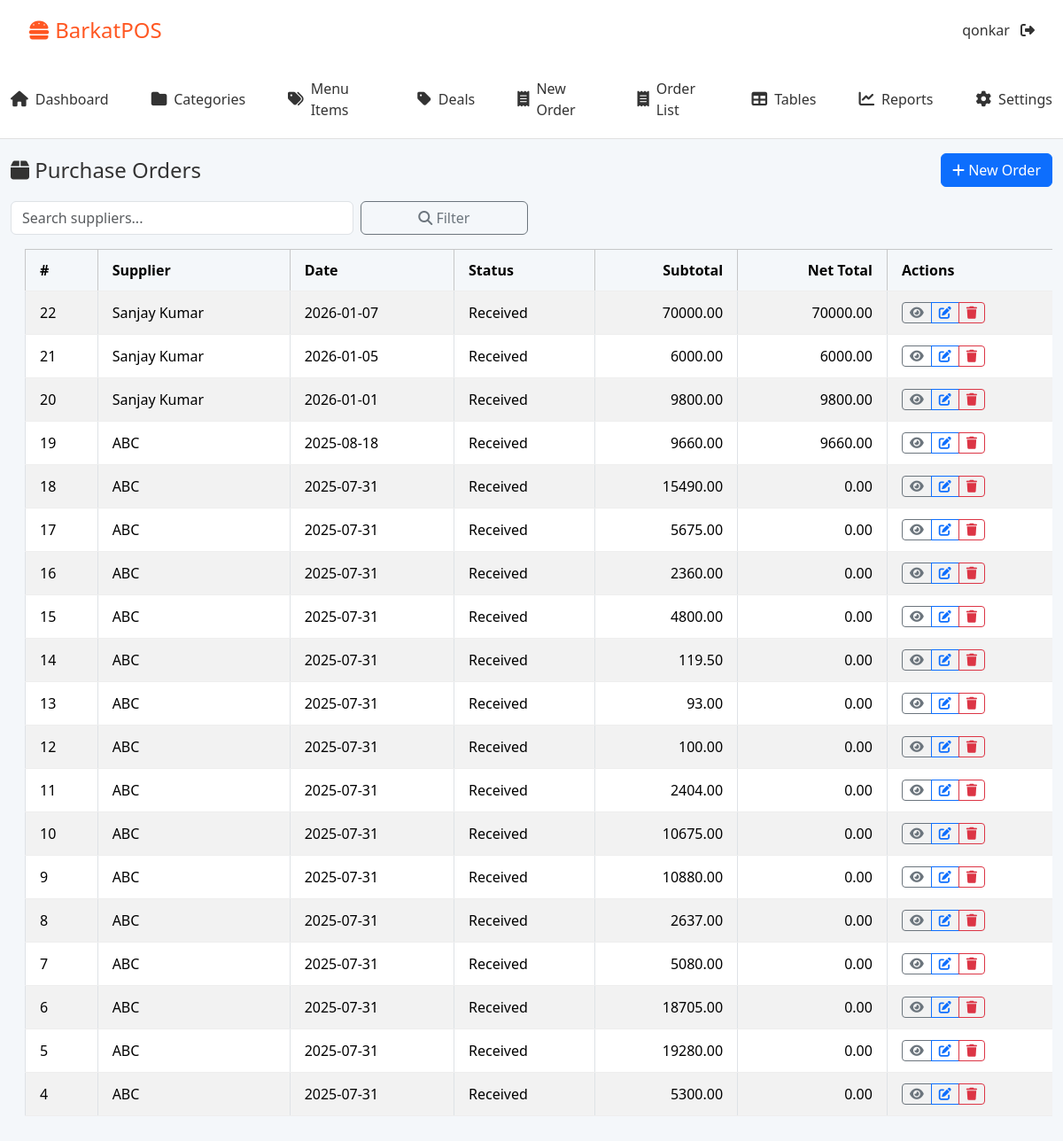
The app's page /purchase-orders/ (signed in) with its own data.
### core/models.py (models this page shows, shortened)
class User(AbstractUser):
    ROLE_CHOICES = [
        ('admin', 'Admin'),
        ('cashier', 'Cashier'),
        ('kitchen', 'Kitchen'),
    ]
    role = models.CharField(max_length=20, choices=ROLE_CHOICES, default='cashier')

class PurchaseOrder(models.Model):
    supplier   = models.ForeignKey(Supplier, on_delete=models.PROTECT, related_name="purchase_orders")
    created_by = models.ForeignKey(settings.AUTH_USER_MODEL, on_delete=models.PROTECT, related_name="purchase_orders")
    created_at = models.DateTimeField(auto_now_add=True)
    total_cost  = models.DecimalField(max_digits=12, decimal_places=2, default=0)  # treat as Subtotal (sum of lines)
    status      = models.CharField(max_length=20, choices=[('pending','Pending'), ('received','Received')], default='received')
    tax_percent       = models.DecimalField(max_digits=5, decimal_places=2, default=0)   # e.g. 5.00 (%)
    discount_percent  = models.DecimalField(max_digits=5, decimal_places=2, default=0)   # e.g. 10.00 (%)
    net_total         = models.DecimalField(max_digits=12, decimal_places=2, default=0)  # computed subtotal + tax - discount

class Supplier(models.Model):
    name = models.CharField(max_length=200, unique=True)
    contact_number = models.CharField(max_length=20, blank=True, null=True)
    email = models.EmailField(blank=True, null=True)
    address = models.TextField(blank=True, null=True)
    created_at = models.DateTimeField(auto_now_add=True)

### core/views.py (the view)
# urls.py: path('purchase-orders/', PurchaseOrderListView.as_view(), name='purchase_order_list'),
class PurchaseOrderListView(LoginRequiredMixin, ListView):
    model = PurchaseOrder
    template_name = 'purchase_orders/purchaseorder_list.html'
    context_object_name = 'orders'
    paginate_by = 20
    def get_queryset(self):
        qs = super().get_queryset().select_related('supplier','created_by').order_by('-created_at')
        q = self.request.GET.get('q')
        if q:
            qs = qs.filter(supplier__name__icontains=q)
        return qs

### core/templates/purchase_orders/purchaseorder_list.html (shortened to what this page needs)
{% extends 'base.html' %}
{% block content %}
<div class="container-fluid py-3">
  <div class="d-flex justify-content-between align-items-center mb-3">
    <h4 class="mb-0"><i class="fa fa-box"></i> Purchase Orders</h4>
    <a href="{% url 'purchase_order_create' %}" class="btn btn-primary"><i class="fa fa-plus"></i> New Order</a>
  </div>
  <form class="row g-2 mb-3">
    <div class="col-12 col-md-4">
      <input name="q" class="form-control" placeholder="Search suppliers..." value="{{ request.GET.q|default:'' }}">
    </div>
    <div class="col-12 col-md-2 d-grid">
      <button class="btn btn-outline-secondary"><i class="fa fa-search"></i> Filter</button>
    </div>
  </form>
  <div class="table-responsive">
    <table class="table table-bordered table-striped align-middle">
      <thead class="table-light">
        <tr>
          <th>#</th><th>Supplier</th><th>Date</th><th>Status</th>
          <th class="text-end">Subtotal</th>
          <th class="text-end">Net Total</th>
          <th>Actions</th>
        </tr>
      </thead>
      <tbody>
        {% for o in orders %}
        <tr>
          <td>{{ o.id }}</td>
          <td>{{ o.supplier.name }}</td>
          <td>{{ o.created_at|date:"Y-m-d" }}</td>
          <td>{{ o.get_status_display }}</td>
          <td class="text-end">{{ o.total_cost }}</td>
          <td class="text-end">{{ o.net_total }}</td>
          <td>
            <div class="btn-group btn-group-sm">
              <a href="{% url 'purchase_order_detail' o.pk %}" class="btn btn-outline-secondary"><i class="fa fa-eye"></i></a>
              <a href="{% url 'purchase_order_edit' o.pk %}" class="btn btn-outline-primary"><i class="fa fa-edit"></i></a>
              <a href="{% url 'purchase_order_delete' o.pk %}" class="btn btn-outline-danger"><i class="fa fa-trash"></i></a>
            </div>
          </td>
        </tr>
        {% empty %}
        <tr><td colspan="7" class="text-center">No purchase orders.</td></tr>
        {% endfor %}
      </tbody>
    </table>
  </div>
</div>
{% endblock %}

### core/templates/base.html (shortened to what this page needs)
{% load static %}
<html lang="en">
  <head>
    <link rel="stylesheet" href="https://cdnjs.cloudflare.com/ajax/libs/font-awesome/6.4.0/css/all.min.css" />
    <link
      href="https://cdn.jsdelivr.net/npm/bootstrap@5.3.3/dist/css/bootstrap.min.css"
      rel="stylesheet"
    />
    <link rel="stylesheet" href="{% static 'css/categories.css' %}" />
    <link rel="stylesheet" href="{% static 'css/menu_item.css' %}" />
    <link rel="stylesheet" href="{% static 'css/reports.css' %}" />
  </head>
  <body>
    <header class="topbar">
      <div class="logo"><i class="fa fa-hamburger"></i> BarkatPOS</div>
      <div class="user-menu">
        <span>{{ request.user.username }}</span>
        <a href="{% url 'logout' %}"><i class="fa fa-sign-out-alt"></i></a>
      </div>
    </header>
    <nav class="main-nav">
      <a href="{% url 'dashboard' %}" class="{% if request.resolver_match.url_name == 'dashboard' %}active{% endif %}"> <i class="fa fa-home"></i> Dashboard </a>
      <a href="{% url 'category_list' %}" class="{% if request.resolver_match.url_name == 'category_list' %}active{% endif %}"> <i class="fa fa-folder"></i> Categories </a>
      <a href="{% url 'menuitem_list' %}" class="{% if request.resolver_match.url_name == 'menuitem_list' %}active{% endif %}"> <i class="fa fa-tags"></i> Menu Items </a>
      <a href="{% url 'deal_list' %}" class="{% if request.resolver_match.url_name == 'deal_list' %}active{% endif %}"> <i class="fa fa-tag"></i> Deals </a>
      <a href="{% url 'order_create' %}" class="{% if request.resolver_match.url_name == 'order_create' %}active{% endif %}"> <i class="fa fa-receipt"></i> New Order </a>
      <a href="{% url 'order_list' %}" class="{% if request.resolver_match.url_name == 'order_list' %}active{% endif %}"> <i class="fa fa-receipt"></i> Order List </a>
      <a href="/tables/" class="{% if request.resolver_match.url_name == 'table_list' %}active{% endif %}"> <i class="fa fa-table"></i> Tables </a>
      <a href="/reports/" class="{% if request.resolver_match.url_name == 'reports' %}active{% endif %}"> <i class="fa fa-chart-line"></i> Reports </a>
      <a href="{% url 'configuration' %}" class="{% if request.resolver_match.url_name == 'configuration' %}active{% endif %}">
          <i class="fa fa-cog"></i> Settings
      </a>
    </nav>
    <main>{% block content %}{% endblock %}</main>
  </body>
</html>

### core/static/css/categories.css (style rules this page uses)
.table { width: 100%; border-collapse: collapse; margin: 0 var(--space-md) var(--space-xl); background: #fff; box-shadow: var(--shadow-sm); }
.table th, .table td { padding: var(--space-sm) var(--space-md); text-align: left; border-bottom: 1px solid #eee; }
.table th { background: var(--color-bg); font-weight: 600; }
.table tbody tr:nth-child(even) { background: #fafafa; }

### core/static/css/reports.css (style rules this page uses)
.table { width: 100%; border-collapse: collapse; }
.table th, .table td { padding: var(--space-sm) var(--space-md); border-bottom: 1px solid #eee; }

### core/templates/base.html (style rules this page uses)
:root { --color-primary: #ff5722; --color-primary-dark: #e64a19; --color-bg: #f4f7fa; --color-text: #333; --color-success-bg: #e6ffed; --color-success-border: #27ae60; --color-success-text: #27ae60; --color-error-bg: #ffe6e6; --color-error-border: #e74c3c; --color-error-text: #e74c3c; --space-xxs: 0.25rem; --space-xs: 0.5rem; --space-sm: 0.75rem; --space-md: 1rem; --space-lg: 1.5rem; --space-xl: 2rem; --font-family: "Segoe UI", sans-serif; --font-size-base: 1rem; --font-size-sm: 0.875rem; --border-radius-sm: 0.25rem; --border-radius: 0.5rem; --border-radius-lg: 0.75rem; --box-shadow-sm: 0 2px 5px rgba(0, 0, 0, 0.05); --box-shadow-md: 0 2px 10px rgba(0, 0, 0, 0.1); --box-shadow-lg: 0 4px 20px rgba(0, 0, 0, 0.1); }
* { margin: 0; padding: 0; box-sizing: border-box; }
body { font-family: var(--font-family); background: var(--color-bg); color: var(--color-text); }
a { text-decoration: none; color: inherit; }
.topbar { background: #fff; padding: var(--space-md) var(--space-xl); display: flex; justify-content: space-between; align-items: center; box-shadow: var(--box-shadow-sm); }
.topbar .logo { font-size: 1.5rem; color: var(--color-primary); }
.topbar .user-menu a { margin-left: var(--space-xs); }
.main-nav { background: #fff; display: flex; justify-content: center; gap: var(--space-lg); padding: var(--space-sm) 0; box-shadow: var(--shadow-sm); border-bottom: 1px solid #e0e0e0; }
.main-nav a { display: inline-flex; align-items: center; font-size: var(--font-size-base); color: var(--color-text); padding: var(--space-xs) var(--space-sm); border-radius: var(--radius-sm); transition: background 0.2s, color 0.2s; }
.main-nav a i { margin-right: var(--space-xs); font-size: 1.1rem; }

### records on screen
User: user.username "qonkar"
PurchaseOrder: id "22", supplier.name "Sanjay Kumar", created_at "2026-01-07", status "Received", total_cost "70000.00", net_total "70000.00"
PurchaseOrder: id "21", supplier.name "Sanjay Kumar", created_at "2026-01-05", status "Received", total_cost "6000.00", net_total "6000.00"
PurchaseOrder: id "20", supplier.name "Sanjay Kumar", created_at "2026-01-01", status "Received", total_cost "9800.00", net_total "9800.00"
PurchaseOrder: id "19", supplier.name "ABC", created_at "2025-08-18", status "Received", total_cost "9660.00", net_total "9660.00"
PurchaseOrder: id "18", supplier.name "ABC", created_at "2025-07-31", status "Received", total_cost "15490.00", net_total "0.00"
PurchaseOrder: id "17", supplier.name "ABC", created_at "2025-07-31", status "Received", total_cost "5675.00", net_total "0.00"
PurchaseOrder: id "16", supplier.name "ABC", created_at "2025-07-31", status "Received", total_cost "2360.00", net_total "0.00"
PurchaseOrder: id "15", supplier.name "ABC", created_at "2025-07-31", status "Received", total_cost "4800.00", net_total "0.00"
PurchaseOrder: id "14", supplier.name "ABC", created_at "2025-07-31", status "Received", total_cost "119.50", net_total "0.00"
PurchaseOrder: id "13", supplier.name "ABC", created_at "2025-07-31", status "Received", total_cost "93.00", net_total "0.00"
PurchaseOrder: id "12", supplier.name "ABC", created_at "2025-07-31", status "Received", total_cost "100.00", net_total "0.00"
PurchaseOrder: id "11", supplier.name "ABC", created_at "2025-07-31", status "Received", total_cost "2404.00", net_total "0.00"
PurchaseOrder: id "10", supplier.name "ABC", created_at "2025-07-31", status "Received", total_cost "10675.00", net_total "0.00"
PurchaseOrder: id "9", supplier.name "ABC", created_at "2025-07-31", status "Received", total_cost "10880.00", net_total "0.00"
PurchaseOrder: id "8", supplier.name "ABC", created_at "2025-07-31", status "Received", total_cost "2637.00", net_total "0.00"
PurchaseOrder: id "7", supplier.name "ABC", created_at "2025-07-31", status "Received", total_cost "5080.00", net_total "0.00"
PurchaseOrder: id "6", supplier.name "ABC", created_at "2025-07-31", status "Received", total_cost "18705.00", net_total "0.00"
PurchaseOrder: id "5", supplier.name "ABC", created_at "2025-07-31", status "Received", total_cost "19280.00", net_total "0.00"
PurchaseOrder: id "4", supplier.name "ABC", created_at "2025-07-31", status "Received", total_cost "5300.00", net_total "0.00"
